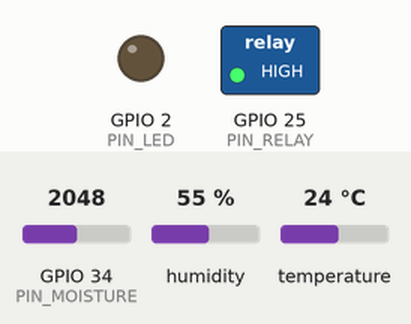
This sketch was run on a simulated ESP32. Parts: switched loads named in the sketch (green lamp = pin HIGH), output pins drawn as LEDs (lit = HIGH). The test bench sets the inputs (shaded band); at power-on: GPIO 34 (PIN_MOISTURE) = 2048, humidity 55 %, temperature 24 °C. No radio packets arrive unless stated; what the sketch prints to the serial monitor is not drawn.

Above: at 1.1 s.
At 3.1 s:
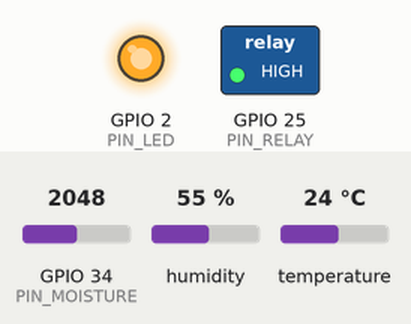
Timing chart, 0 to 5.4 s (numbered marks = the images above):
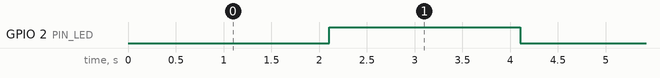

Measured:
- by itself, GPIO 2 (PIN_LED): alternates HIGH for 2.0 s and LOW for 2.0 s

The sketch:

esp32_field_node.ino
```cpp
/*
 * ══════════════════════════════════════════════════════════════════════
 * TERRA-CORE AgriSat — ESP32 Field Node
 * ══════════════════════════════════════════════════════════════════════
 *
 * Role: Sits in the field, far from the hub.
 *       - Receives valve commands from the Hub via LoRa
 *       - Controls the solenoid valve (relay)
 *       - Reads local soil moisture sensor
 *       - Reads DHT22 temperature/humidity
 *       - Reports status back to Hub via LoRa every 5s
 *       - Each node has its own gravity tank
 *
 * IMPORTANT: Set NODE_ZONE (1, 2, or 3) before flashing each device!
 *            Flash 3 different ESP32s with NODE_ZONE = 1, 2, 3
 *
 * Hardware (per field node):
 *   - ESP32 DevKit V1
 *   - SX1276 / RA-02 LoRa module
 *   - 1x Capacitive Soil Moisture Sensor (ADC pin)
 *   - 1x DHT22 (temp + humidity)
 *   - 1x Relay module → Solenoid valve
 *   - 12V DC supply for solenoid + 5V for ESP32
 *   - (optional) LiPo + solar for off-grid operation
 *
 * LoRa wiring (same as Hub):
 *   SX1276 VCC  → 3.3V
 *   SX1276 GND  → GND
 *   SX1276 SCK  → GPIO18
 *   SX1276 MISO → GPIO19
 *   SX1276 MOSI → GPIO23
 *   SX1276 NSS  → GPIO5
 *   SX1276 DIO0 → GPIO26
 *   SX1276 RST  → GPIO14
 *
 * Other pins:
 *   Moisture sensor → GPIO34 (ADC1_CH6 — input only)
 *   DHT22 DATA      → GPIO4
 *   Relay IN        → GPIO25  (active-LOW: LOW = valve OPEN)
 *   Status LED      → GPIO2
 *
 * LoRa message protocol:
 *   Receive: CMD:Z{n}:OPEN / CMD:Z{n}:CLOSE / CMD:ALL:STOP
 *   Send:    STS:Z{n}:M:{moisture}:V:{0|1}:T:{temp}:H:{hum}
 *
 * Libraries: LoRa (Sandeep Mistry), DHT sensor library (Adafruit)
 * ══════════════════════════════════════════════════════════════════════
 */

#include <SPI.h>
#include <LoRa.h>
#include <DHT.h>

// ═══════════════════════════════════════════════════════
// !! CHANGE THIS FOR EACH FIELD NODE BEFORE FLASHING !!
// ═══════════════════════════════════════════════════════
#define NODE_ZONE   1   // 1, 2, or 3 — UNIQUE PER NODE
// ═══════════════════════════════════════════════════════

// ── LoRa SX1276 pins ─────────────────────────────────────────────────
#define LORA_SCK  18
#define LORA_MISO 19
#define LORA_MOSI 23
#define LORA_NSS   5
#define LORA_DIO0 26
#define LORA_RST  14
#define LORA_FREQ 433E6   // 433 MHz — must match Hub + Pi!

// ── Sensor / actuator pins ────────────────────────────────────────────
#define PIN_MOISTURE  34   // ADC1 — capacitive soil moisture sensor
#define PIN_DHT       4    // DHT22 data pin
#define PIN_RELAY     25   // Active-LOW relay → solenoid valve
#define PIN_LED       2    // Built-in LED

// ── Moisture calibration ──────────────────────────────────────────────
// Run with valve closed in dry soil → note ADC value → CAL_DRY
// Submerge in water → note ADC value → CAL_WET
// (Higher ADC = drier with capacitive sensors)
#define CAL_DRY  3400    // ADC reading in completely dry soil
#define CAL_WET   900    // ADC reading in saturated soil
#define SAMPLES    10    // ADC samples to average per reading

// ── LoRa addressing ───────────────────────────────────────────────────
const uint8_t ADDR_HUB  = 0x01;
const uint8_t MY_ADDR   = 0x10 + NODE_ZONE;  // 0x11, 0x12, or 0x13

// ── DHT ───────────────────────────────────────────────────────────────
DHT dht(PIN_DHT, DHT22);

// ── State ─────────────────────────────────────────────────────────────
bool  valveOpen  = false;
float moisture   = 0;
float temp       = 0;
float humidity   = 0;

unsigned long lastReport = 0;
unsigned long lastSensor = 0;
unsigned long lastLed    = 0;
bool ledState = false;

// ── Valve open timestamp for safety timeout ───────────────────────────
unsigned long valveOpenedAt  = 0;
const unsigned long MAX_VALVE_OPEN_MS = 3600000UL; // 1 hour safety limit

// ══════════════════════════════════════════════════════════════════════
// SETUP
// ══════════════════════════════════════════════════════════════════════
void setup() {
  Serial.begin(115200);
  delay(200);
  Serial.printf("\n[TERRA-CORE] Field Node Z%d (addr=0x%02X) booting…\n",
                NODE_ZONE, MY_ADDR);

  // ── Relay pin — start CLOSED (HIGH = valve closed, active-LOW)
  pinMode(PIN_RELAY, OUTPUT);
  digitalWrite(PIN_RELAY, HIGH);
  pinMode(PIN_LED, OUTPUT);

  // ── DHT22
  dht.begin();

  // ── LoRa
  SPI.begin(LORA_SCK, LORA_MISO, LORA_MOSI, LORA_NSS);
  LoRa.setPins(LORA_NSS, LORA_RST, LORA_DIO0);
  if (!LoRa.begin(LORA_FREQ)) {
    Serial.println(F("[LoRa] INIT FAILED — check wiring!"));
    while (true) { digitalWrite(PIN_LED, !digitalRead(PIN_LED)); delay(100); }
  }
  LoRa.setSpreadingFactor(7);
  LoRa.setSignalBandwidth(125E3);
  LoRa.setCodingRate4(5);
  LoRa.enableCrc();
  Serial.printf("[LoRa] Node Z%d ready on %.0f MHz\n", NODE_ZONE, LORA_FREQ / 1E6);
}

// ══════════════════════════════════════════════════════════════════════
// LOOP
// ══════════════════════════════════════════════════════════════════════
void loop() {
  // ── Receive LoRa commands from Hub ───────────────────────────────
  int pktSize = LoRa.parsePacket();
  if (pktSize > 0) {
    handleLoRaRx(pktSize);
  }

  // ── Read sensors every 2s ─────────────────────────────────────────
  if (millis() - lastSensor > 2000) {
    lastSensor = millis();
    readSensors();
  }

  // ── Report status to Hub every 5s ────────────────────────────────
  if (millis() - lastReport > 5000) {
    lastReport = millis();
    sendStatus();
  }

  // ── Safety: auto-close valve after 1 hour ────────────────────────
  if (valveOpen && millis() - valveOpenedAt > MAX_VALVE_OPEN_MS) {
    Serial.println(F("[SAFETY] Valve open > 1 hour — auto-closing"));
    setValve(false);
  }

  updateLED();
}

// ══════════════════════════════════════════════════════════════════════
// LoRa receive
// Packet format from Hub:
//   Byte 0: destination addr (our MY_ADDR)
//   Byte 1: source addr (ADDR_HUB)
//   Byte 2+: CMD string
// ══════════════════════════════════════════════════════════════════════
void handleLoRaRx(int pktSize) {
  // Read first two address bytes
  uint8_t dest   = LoRa.read();
  uint8_t src    = LoRa.read();
  String  msg    = "";
  while (LoRa.available()) {
    msg += (char)LoRa.read();
  }

  // Accept if addressed to us or broadcast (0xFF)
  if (dest != MY_ADDR && dest != 0xFF && !msg.startsWith("CMD:ALL")) {
    // Not for us — ignore
    return;
  }

  int rssi = LoRa.packetRssi();
  Serial.printf("[LoRa] RX from 0x%02X (%ddBm): %s\n", src, rssi, msg.c_str());

  // ── CMD:ALL:STOP
  if (msg.indexOf("ALL:STOP") >= 0) {
    Serial.println(F("[CMD] EMERGENCY STOP"));
    setValve(false);
    return;
  }

  // ── CMD:Z{n}:OPEN / CMD:Z{n}:CLOSE
  String myPrefix = "CMD:Z" + String(NODE_ZONE) + ":";
  if (!msg.startsWith(myPrefix)) return;   // not our zone

  String action = msg.substring(myPrefix.length());
  if (action == "OPEN") {
    setValve(true);
  } else if (action == "CLOSE") {
    setValve(false);
  }
}

// ══════════════════════════════════════════════════════════════════════
// Valve control
// ══════════════════════════════════════════════════════════════════════
void setValve(bool open) {
  valveOpen = open;
  digitalWrite(PIN_RELAY, open ? LOW : HIGH);  // Active-LOW relay
  if (open) valveOpenedAt = millis();
  Serial.printf("[Valve] Zone %d %s\n", NODE_ZONE, open ? "OPEN" : "CLOSED");
  // Flash LED twice on valve change
  for (int i = 0; i < 4; i++) {
    digitalWrite(PIN_LED, i % 2);
    delay(80);
  }
}

// ══════════════════════════════════════════════════════════════════════
// Read moisture + DHT22
// ══════════════════════════════════════════════════════════════════════
void readSensors() {
  // ── Capacitive moisture (multi-sample average) ────────────────────
  long sum = 0;
  for (int i = 0; i < SAMPLES; i++) {
    sum += analogRead(PIN_MOISTURE);
    delay(10);
  }
  long raw = sum / SAMPLES;
  // Map: CAL_DRY (= 0%) to CAL_WET (= 100%), clamp 0–100
  float pct = (float)(CAL_DRY - raw) / (float)(CAL_DRY - CAL_WET) * 100.0f;
  moisture = constrain(pct, 0.0f, 100.0f);

  // ── DHT22 ─────────────────────────────────────────────────────────
  float t = dht.readTemperature();
  float h = dht.readHumidity();
  if (!isnan(t)) temp     = t;
  if (!isnan(h)) humidity = h;
}

// ══════════════════════════════════════════════════════════════════════
// Send status to Hub
// Format: STS:Z1:M:45.2:V:1:T:28.4:H:63.1
// ══════════════════════════════════════════════════════════════════════
void sendStatus() {
  char buf[80];
  snprintf(buf, sizeof(buf),
    "STS:Z%d:M:%.1f:V:%d:T:%.1f:H:%.1f",
    NODE_ZONE, moisture, valveOpen ? 1 : 0, temp, humidity
  );

  LoRa.beginPacket();
  LoRa.write(ADDR_HUB);      // destination: Hub
  LoRa.write(MY_ADDR);       // source: this node
  LoRa.print(buf);
  LoRa.endPacket();
  Serial.printf("[LoRa] STS: %s\n", buf);
}

// ══════════════════════════════════════════════════════════════════════
// Status LED
//   Valve open  → fast blink 200ms (yellow visual indicator)
//   Valve closed → slow pulse 2s
// ══════════════════════════════════════════════════════════════════════
void updateLED() {
  unsigned long now = millis();
  unsigned long interval = valveOpen ? 200 : 2000;
  if (now - lastLed > interval) {
    lastLed  = now;
    ledState = !ledState;
    digitalWrite(PIN_LED, ledState);
  }
}
```
